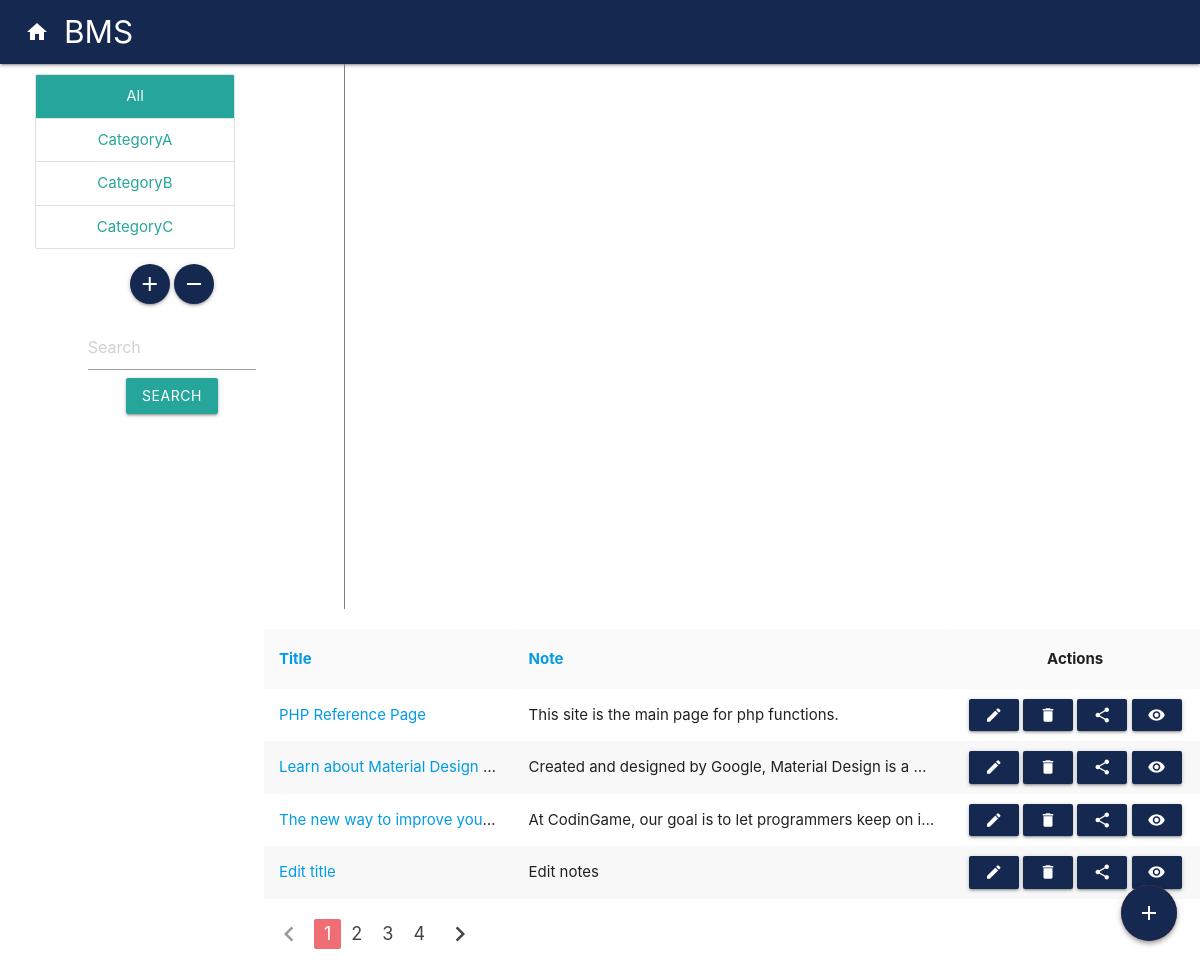
The app's page /index.php?page=main (signed in) with its own data.
### tables this page shows
CREATE TABLE IF NOT EXISTS `categories` (
  `categoryname` varchar(100) NOT NULL,
  PRIMARY KEY (`categoryname`)
);

CREATE TABLE IF NOT EXISTS `bookmark` (
  `id` int(11) NOT NULL AUTO_INCREMENT,
  `category` varchar(100) NOT NULL,
  `title` varchar(256) NOT NULL,
  `url` varchar(512) NOT NULL,
  `note` text NOT NULL,
  `owner` int(11) NOT NULL,
  `created` timestamp NOT NULL DEFAULT current_timestamp(),
  PRIMARY KEY (`id`),
  KEY `owner` (`owner`)
);

### main.php (the view, shortened to what this page needs)
<?php
require "db.php";
if (!isset($_GET["show"])) {
  $show = $_SESSION["show"] ?? "All";
} else {
  $show = $_GET["show"];
  $_SESSION["show"] = $show;
}
$bookmarks = $db->query("select user.id uid, bookmark.category ct, bookmark.id bid, name, title, note, created, url
                            from bookmark, user
                            where user.id = bookmark.owner and user.id = {$_SESSION["user"]["id"]}
                            ")->fetchAll(PDO::FETCH_ASSOC);
$sqlAllCategories =  "select categoryname from categories order by categoryname";
try {
  $stmtAllCategories = $db->query($sqlAllCategories);
  $allCategories = $stmtAllCategories->fetchAll(PDO::FETCH_ASSOC);
} catch (PDOException $ex) {
  die("<p>Try Later</p>");
}
?>
<div class="fixed-action-btn ">
  <a class="btn-floating btn-large red modal-trigger z-depth-2" href="#add_form">
    <i class="large material-icons colorBtn">add</i>
  </a>
</div>
<div class="sideBar">
  <div class="left">
    <div class="collection">
      <a href="?show=All" <?= $show == 'All' ? ' class="collection-item active"' : 'class="collection-item"' ?>>All</a>
      <?php foreach ($allCategories as $cat) : ?>
        <a href="?show=<?= $cat["categoryname"] ?>" <?= $show == $cat["categoryname"] ? ' class="collection-item active"' : 'class="collection-item"' ?>><?= $cat["categoryname"] ?></a>
      <?php endforeach ?>
    </div>
    <a href="#add_cat" class="btn-floating btn-medium waves-effect waves-light colorBtn modal-trigger"><i class="material-icons">add</i></a>
    <a href="$del_cat" class="btn-floating btn-medium waves-effect waves-light colorBtn modal-trigger"><i class="material-icons">remove</i></a>
    <div class="container" style="padding-top: 20px;">
      <form action="?page=search" method="post" class="container">
        <input name="term" value="<?php if (isset($_POST['term'])) echo $_POST['term']; ?>" type="search" placeholder="Search" aria-label="Search">
        <button class="btn" type="submit">Search</button>
      </form>
    </div>
  </div>
</div>
<div>
  <?php
  $selected = [];
  foreach ($bookmarks as $bms) {
    if ($show == 'All' || $show == $bms['ct']) {
      $selected[] = ["bid" => $bms["bid"], "title" => $bms["title"], "note" => $bms["note"], "url" => $bms["url"]];
    }
  }
  $no = $_GET["pagination"] ?? 1;
  $size = count($selected);
  $start = ($no - 1) * 4;
  $end = $start + 4 > $size ? $size : $start + 4;
  $totalPage = (int) ceil($size / 4);
  ?>
  <div style="width: 78%; " class="right">
    <table class="striped" id="main-table">
      <tr style="height:60px" class="grey lighten-5">
        <th class="title" style="width: 20%;">
          <a href="?sort=title">Title
          </a>
        </th>
        <th class="note">
          <a href="?sort=note">Note
          </a>
        </th>
        <th class="action">Actions</th>
      </tr>
      <?php for ($i = $start; $i < $end; $i++) : ?>
        <?php
        $bm = $selected[$i];
        ?>
        <tr id="row<?= $bm["bid"] ?>">
          <td><span class="truncate"><a href="<?= $bm['url'] ?>"><?= $bm['title'] ?></a></span></td>
          <td><span class="truncate"><?= $bm['note'] ?></span></td>
          <td class="action">
            <a class="btn-small modal-trigger colorBtn" href="#edit<?= $bm['bid'] ?>"><i class="material-icons">edit</i></a>
            <a href="<?= $bm["bid"] ?>" class="bms-delete btn-small colorBtn"><i class="material-icons">delete</i></a>
            <a href="#share<?= $bm['bid'] ?>" class="modal-trigger btn-small colorBtn" ><i class="material-icons">share</i></a>
            <a class="btn-small modal-trigger colorBtn" href="#bm<?= $bm['bid'] ?>"><i class="material-icons">visibility</i></a>
          </td>
        </tr>
      <?php endfor ?>
    </table>
    <?php
    echo "<ul class='pagination'>";
    if ($no == 1) {
      echo '<li class="disabled"><a href=""><i class="material-icons">chevron_left</i></a></li>';
    } else {
      echo "<li><a href='?pagination=" . ($no - 1) . "'><i class='material-icons'>chevron_left</i></a></li>";
    }
    for ($i = 1; $i <= $totalPage; $i++) {
      echo "<li ",
        ($no == $i ? "class='active'" : ""),
        "><a href='?page=main&pagination=$i'>$i</a></li>";
    }
    if ($no == $totalPage) {
      echo '<li class="disabled"><a href=""><i class="material-icons">chevron_right</i><a href=""></li>';
    } else {
      echo "<li class='waves-effect'><a href='?pagination=" . ($no + 1) . "'><i class='material-icons'>chevron_right</i></a></li>";
    }
    echo "</ul>";
    ?>
  </div>

### index.php (shortened to what this page needs)
<?php
  $page = $_GET["page"] ?? "home" ;
?>
<!DOCTYPE html>
<html lang="en">
<head>
    <link rel="stylesheet" href="https://cdnjs.cloudflare.com/ajax/libs/materialize/1.0.0/css/materialize.min.css">
    <link rel="stylesheet" href="css/style.css">
</head>
<body>
    <?php require "navbar.php" ; ?>
    <?php
       require "$page.php" ;
   ?>
</body>
</html>

### navbar.php (shortened to what this page needs)
<nav style="background: #142850;">
    <div class="nav-wrapper">
      <a href="?" class="brand-logo"><i class="material-icons left hide-on-med-and-down">home</i>BMS</a>
    </div>
  </nav>

### css/style.css (style rules this page uses)
.nav-wrapper { padding: 0 25px; }
#main-table { table-layout: fixed; margin: 20px 0; }
#main-table td, #main-table th { padding:10px 15px; }
#main-table tr th:first-of-type { width: 35%; }
#main-table tr th:nth-of-type(2) { width: 35%; }
#main-table tr th:nth-of-type(3), #main-table tr td:nth-of-type(3) { width: 20%; text-align: center; }
#main-table tr th:last-of-type, #main-table tr td:last-of-type { width: 20%; text-align: center; }

### main.php (style rules this page uses)
.sideBar { border-right: 1px solid grey; float: left; text-align: center; height: 545px; }
.collection { width: 200px; margin-left: 35px; margin-top: 10px; }
.colorBtn { background: #142850; }

### records on screen
categories: categoryname "CategoryA"
categories: categoryname "CategoryB"
categories: categoryname "CategoryC"
bookmark: title "PHP Reference Page", note "This site is the main page for php functions."
bookmark: title "Learn about Material Design…", note "Created and designed by Google, Material Design is a d…"
bookmark: title "The new way to improve you…", note "At CodinGame, our goal is to let programmers keep on i…"
bookmark: title "Edit title", note "Edit notes"
